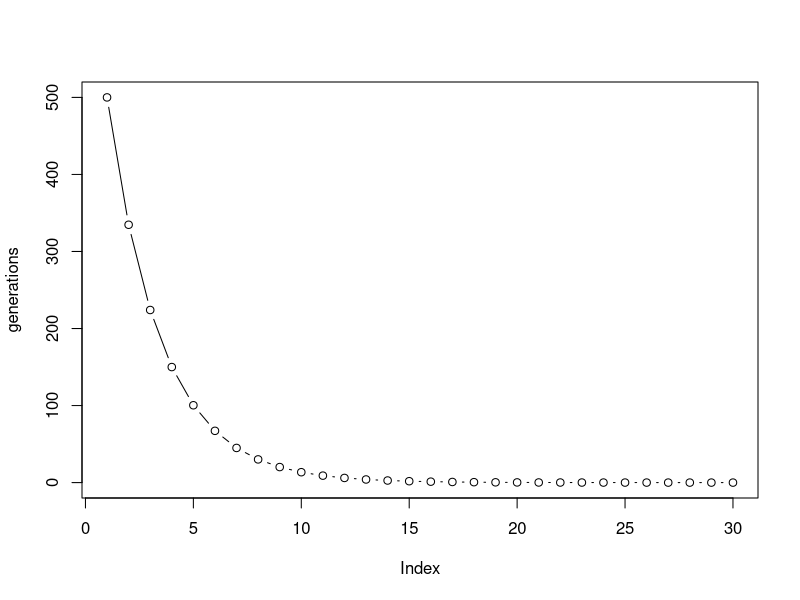
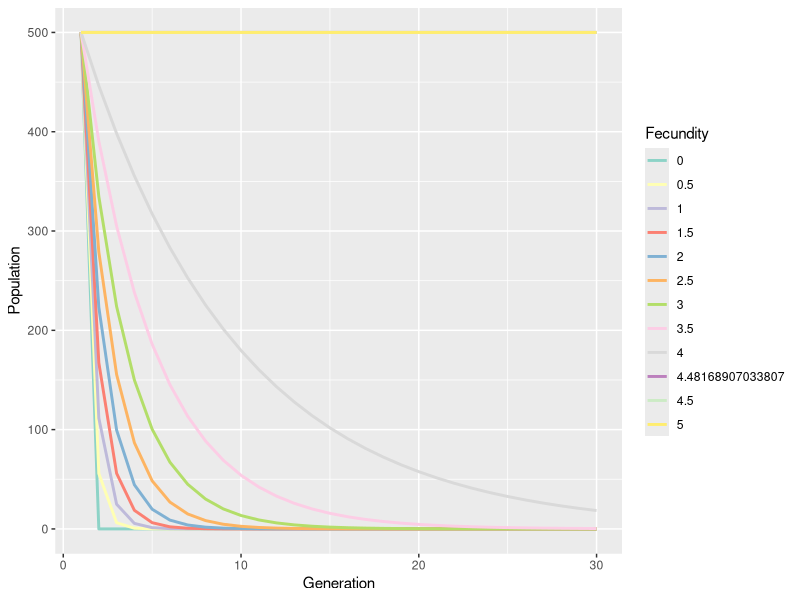
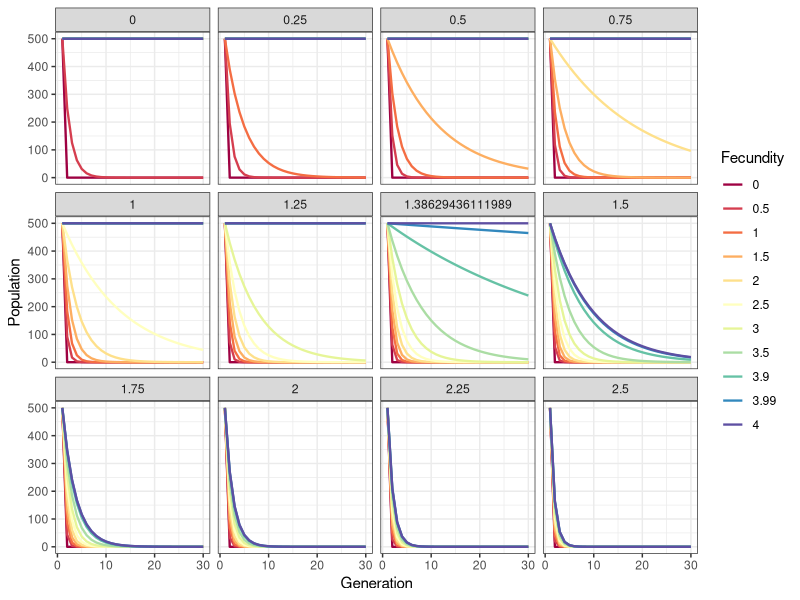
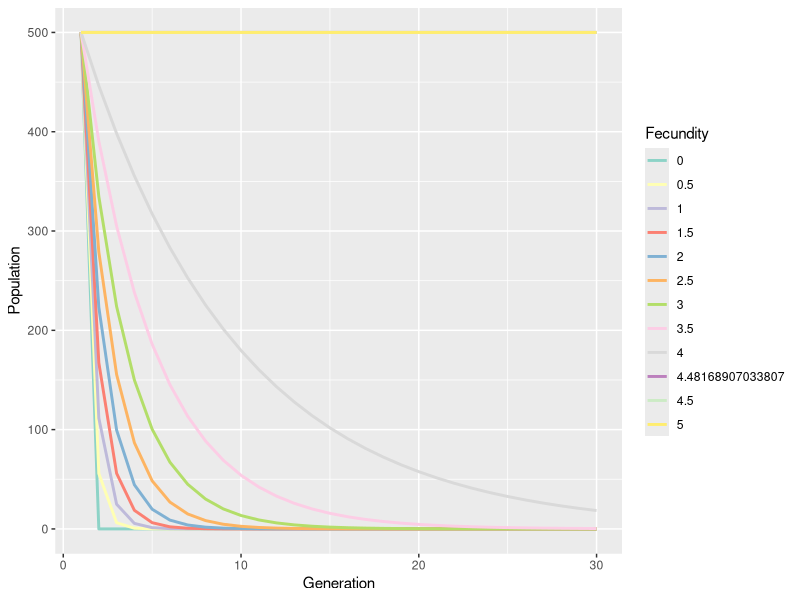
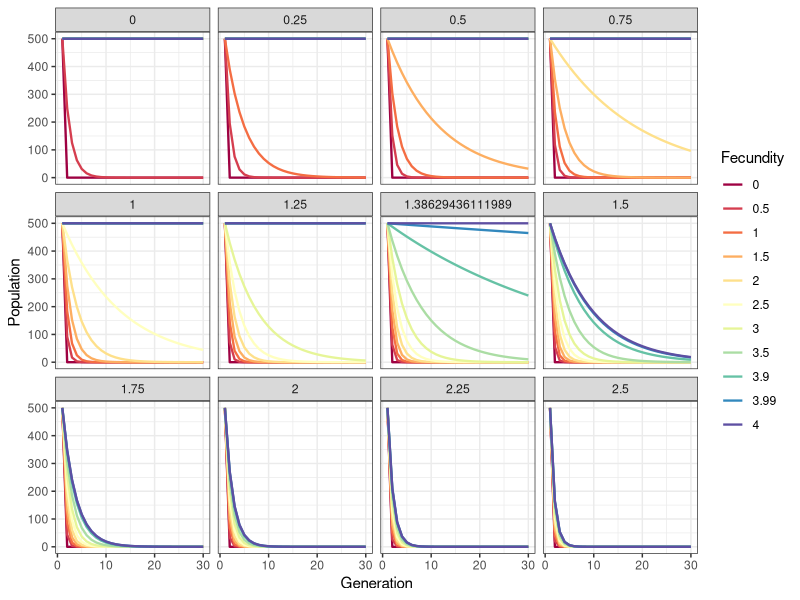

Write R code to recreate these figures, in order.
# Basic Simulation
## parameters
S = 30 # simulation length
N = 500 # starting population size
K = 500 # carrying capacity (max pop)
U = 1.5 # lethal mutation rate (per genome, per generation)
R = 3 # baseline fecundity (before lethality)

## example - 500 individuals reproduce under lethal mutation
## expected number of offspring:
500 * R * exp(-U)

## function to give next generation
increment_pop <- function(population, fecundity) {
  next_generation <- population * fecundity * exp(-U)
  return(next_generation)
}

## use function to run simulation
generations <- vector(mode = "numeric", length = S)
generations[1] <- N
for (I in 2:S) {
  generations[I] =  min(K, increment_pop(generations[I-1], R))
}

plot(generations, type = "b")

# More Complex Simulation
## required (for graphics and paste0)
library(tidyverse)
library(RColorBrewer)

## parameters
S = 30 # simulation length
N = 500 # starting population size
K = 500 # carrying capacity (max pop)
U = 1.5 # lethal mutation rate (per genome, per generation)
R = seq(0, 5, by=0.5) # baseline fecundity (before lethality)
RCrit = 1/exp(-U)
R <- sort(c(R, RCrit))
NumPops = length(R)

## initiate pre-filled data array
generations <- array(data = NA, dim = c(S, NumPops+1)) # S rows and P+1 cols
colnames(generations) <- c("Generation", str_c("R", R)) # can use paste0 too
generations[,1] <- 1:S
generations[1, 1:NumPops+1] <- N # why is this 1: ??

## take a look
generations # S (30) generations (rows) and 10 populations 

for (fec in 1:NumPops) { # looping through R indices
  for (gen in 2:S) { # looping through generations (gen var)
    generations[gen, fec+1] <- min(K, increment_pop(generations[gen-1, fec+1], R[fec]))
  }
}

# take a look at output
generations

# reshape output for visualisation
longGen <- generations |> 
  as_tibble() |> 
  pivot_longer(cols = R0:last_col(), names_to = "Fecundity", values_to = "Population") |>
  mutate(Fecundity = parse_factor(str_remove(Fecundity, "R"), ordered = TRUE))

# examine
longGen

# graph
ggplot(longGen, aes(x = Generation, y = Population, colour = Fecundity)) +
  geom_line(linewidth = 1) +
  scale_colour_manual(values = brewer.pal(NumPops, "Set3")) # "Spectral"

# save graph
ggsave("lethalMutationResult.pdf")


# More Advanced - Cycling through U Values as well

## parameters
R = c( seq(0, 3.5, by=0.5), 3.9, 3.99, 4.0)
NumPops = length(R)
U = seq(0, 2.5, by=0.25)
UCrit = -log(1/4) # this is for R=4
U <- sort(c(U, UCrit))
NumSims = length(U)

## function to give next generation, complicated
increment_pop <- function(population, fecundity, mutrate) {
  next_generation <- population * fecundity * exp(-mutrate)
  return(next_generation)
}

## initiate pre-filled data array
generations <- array(data = NA, dim = c(S, NumPops+1, NumSims)) # S rows and P+1 cols
colnames(generations) <- c("Generation", str_c("R", R)) # can use paste0 too
dimnames(generations)[[3]] <- as.character(U)
generations[,1,] <- 1:S
generations[1, 1:NumPops+1,] <- N # why is this 1: ??

## take a look
generations # S (30) generations (rows) and 10 populations 

for (mutidx in 1:NumSims) { # looping through U indices
  for (fecidx in 1:NumPops) { # looping through R indices
    for (gen in 2:S) { # looping through generations (gen var)
      generations[gen, fecidx+1, mutidx] <- min(K, increment_pop(generations[gen-1, fecidx+1, mutidx], R[fecidx], U[mutidx]))
    }
  }
}

# take a look at output
generations

# reshape output for visualisation (thanks to Claude for tidyverse solution)
longGen <- generations |> 
  # First convert array to a list of matrices, one for each U value
  array_branch(margin = 3) |>  
  # Name each matrix with its corresponding U value
  set_names(dimnames(generations)[[3]]) |>
  # Convert each matrix to a tibble, binding them together with its U value
  map_dfr(as_tibble, .id = "U") |>
  # Now use pivot_longer as before on the tibble data
  pivot_longer(
    cols = starts_with("R"), 
    names_to = "Fecundity", 
    values_to = "Population"
  ) |>
  mutate(
    Fecundity = parse_factor(str_remove(Fecundity, "R"), ordered = TRUE),
    U = as.numeric(U)  # Convert U back to numeric from character
  )

# examine
longGen

# graph
ggplot(longGen, aes(x = Generation, y = Population, colour = Fecundity)) +
  geom_line(linewidth = 0.8) +
  scale_colour_manual(values = brewer.pal(NumPops, "Spectral")) +
  facet_wrap(~U) +
  theme_bw()

# save graph
ggsave("lethalMutationResultAll.pdf")


